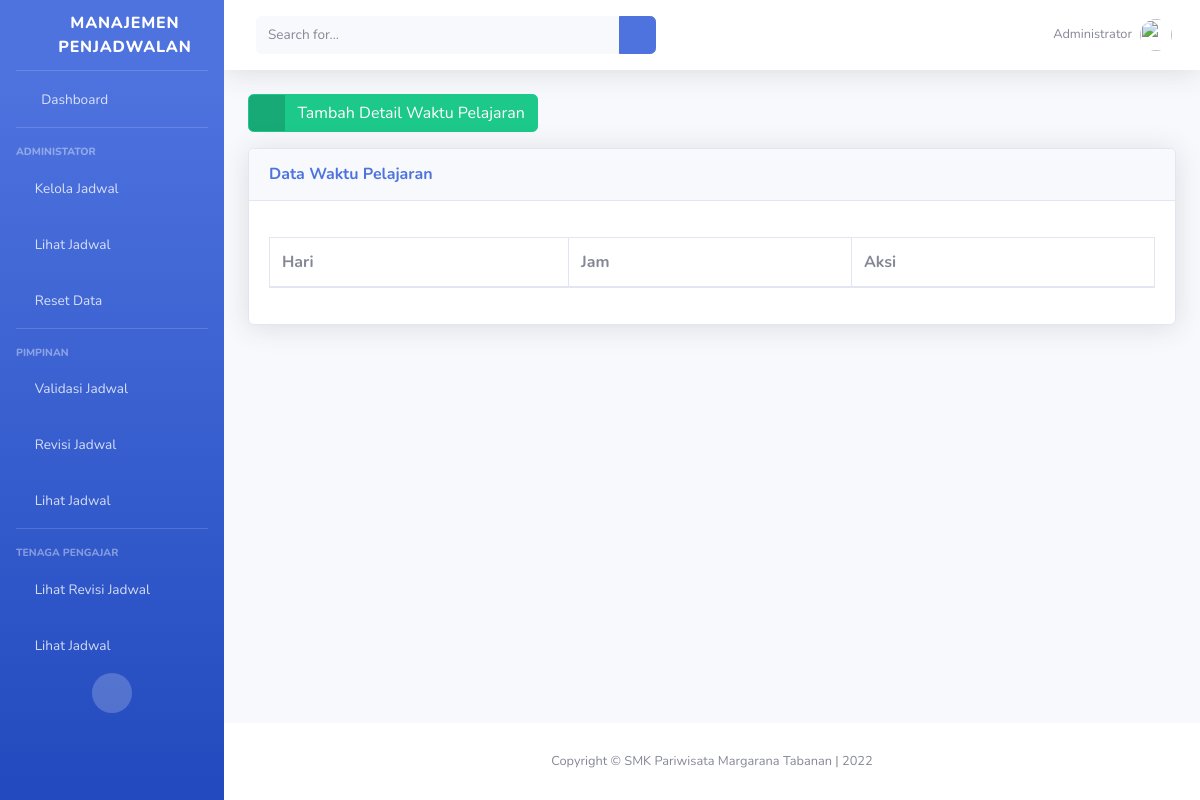
The page /administrator/waktu/ on the database as committed earlier.
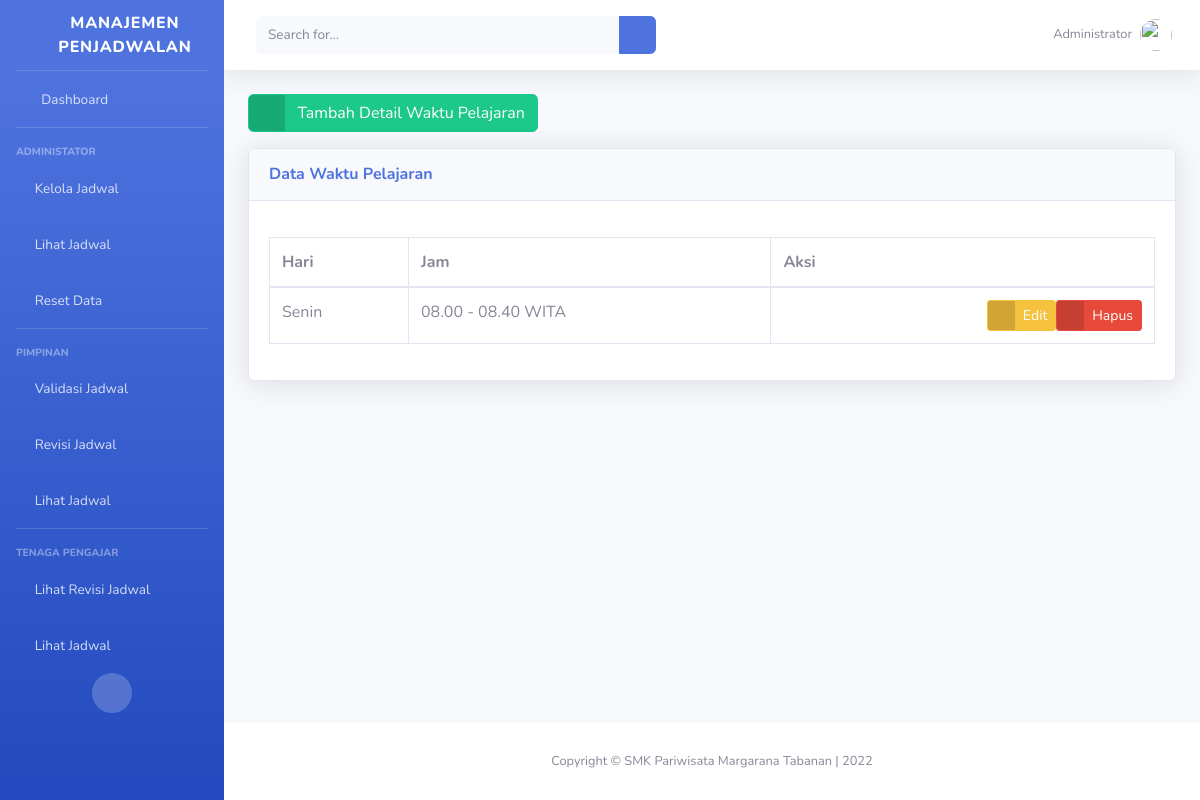
The same page on the database as committed later.
### administrator/models.py (models this page shows, shortened)
class DetailWaktu(models.Model):
    hari = models.ForeignKey(
        Hari,
        on_delete=models.CASCADE
    )
    waktu = models.ForeignKey(
        Waktu,
        on_delete=models.CASCADE
    )
    published = models.DateTimeField(
        auto_now_add=True,
        editable=False
    )
    updated = models.DateTimeField(
        auto_now=True,
        editable=False
    )
    class Meta:
        ordering = ['id']
        verbose_name_plural = "Detail Waktu"

class Hari(models.Model):
    CHOICES_HARI = (
        ('senin', 'Senin'),
        ('selasa', 'Selasa'),
        ('rabu', 'Rabu'),
        ('kamis', 'Kamis'),
        ('jumat', 'Jumat'),
        ('sabtu', 'Sabtu'),
    )
    nama_hari = models.CharField(
        'Nama Hari',
        choices=CHOICES_HARI,
        max_length=10,
        unique=True
    )
    class Meta:
        ordering = ['id']
        verbose_name_plural = "Hari"

class Waktu(models.Model):
    nama_waktu = models.CharField(
        'Rentang Waktu Pelajaran',
        max_length=30,
        unique=True
    )
    class Meta:
        ordering = ['id']
        verbose_name_plural = "Waktu"

### administrator/waktu_views.py (the view)
# urls.py: path('waktu/', WaktuIndexView.as_view(),
class WaktuIndexView(ListView):
    template_name = 'administrator/waktu/index.html'
    context = {
        'title_page': "Database | Waktu",
        'subtitle_page': "Halaman Database Waktu Pelajaran"
    }
    def get(self, request):
        all_detailwaktu = DetailWaktu.objects.all()
        self.context.update(
            {
                'all_detailwaktu': all_detailwaktu,
            }
        )
        return render(request, self.template_name, self.context)

### templates/administrator/waktu/index.html (shortened to what this page needs)
{% extends 'base.html' %}
{% load static %}
{% block page_content %}
<div class="row">
    <div class="col">
        <a href="{% url 'administrator_IT:detail_waktu_create' %}" class="btn btn-success btn-icon-split">
            <span class="icon text-white-50">
                <i class="fas fa-check"></i>
            </span>
            <span class="text">Tambah Detail Waktu Pelajaran</span>
        </a>
    </div>
</div>
<div class="row mt-3">
    <div class="col">
        <div class="card shadow mb-4">
            <div class="card-header py-3">
                <h6 class="m-0 font-weight-bold text-primary">Data Waktu Pelajaran</h6>
            </div>
            <div class="card-body">
                <div class="row mt-3">
                    <div class="col">
                        <div class="table-responsive">
                            <table class="table table-bordered" id="tableDetailWaktu" width="100%" cellspacing="0">
                                <thead>
                                    <tr>
                                        <th>Hari</th>
                                        <th>Jam</th>
                                        <th>Aksi</th>
                                    </tr>
                                </thead>
                                <tbody>
                                    {% for detailwaktu in all_detailwaktu %}
                                    <tr>
                                        <td>{{detailwaktu.hari.nama_hari.capitalize}}</td>
                                        <td>{{detailwaktu.waktu.nama_waktu}}</td>
                                        <td>
                                            <div class="d-flex justify-content-end">
                                                <a href="{% url 'administrator_IT:detail_waktu_update' detailwaktu.id %}"
                                                    class="btn btn-warning btn-icon-split btn-sm">
                                                    <span class="icon text-white-50">
                                                        <i class="fas fa-exclamation-triangle"></i>
                                                    </span>
                                                    <span class="text">Edit</span>
                                                </a>
                                                <a href="{% url 'administrator_IT:detail_waktu_delete' detailwaktu.id %}"
                                                    class="btn btn-danger btn-icon-split btn-sm">
                                                    <span class="icon text-white-50">
                                                        <i class="fas fa-trash"></i>
                                                    </span>
                                                    <span class="text">Hapus</span>
                                                </a>
                                            </div>
                                        </td>
                                    </tr>
                                    {% endfor %}
                                </tbody>
                            </table>
                        </div>
                    </div>
                </div>
            </div>
        </div>
    </div>
</div>
{% endblock page_content %}

Rows that differ between the two databases and show on the page:
added DetailWaktu: hari.nama_hari "Senin", waktu.nama_waktu "08.00 - 08.40 WITA"
